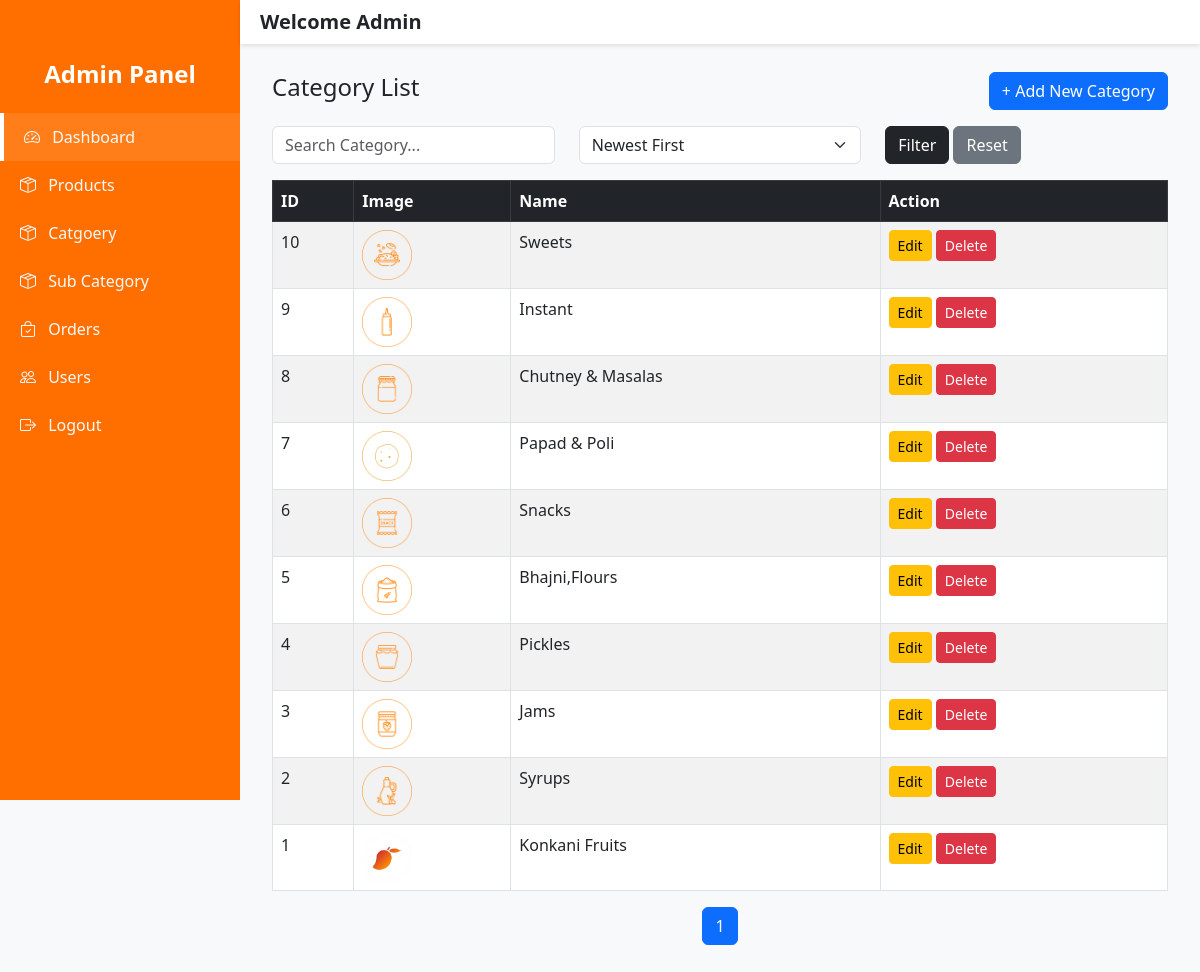
The app's page /admin/categoryList.php (signed in) with its own data.
### tables this page shows
CREATE TABLE `category_master` (
    `id` INT AUTO_INCREMENT PRIMARY KEY,
    `category_name` VARCHAR(255) NOT NULL,
    `category_image` VARCHAR(255) NOT NULL
);

### admin/categoryList.php (the view, shortened to what this page needs)
<?php
include('header.php');
$search = isset($_GET['search']) ? trim($_GET['search']) : '';
$sort = isset($_GET['sort']) ? $_GET['sort'] : 'id_desc';
$sort_column = 'id';
$sort_order = 'DESC';
$limit = 10;
$page = isset($_GET['page']) ? (int)$_GET['page'] : 1;
$offset = ($page - 1) * $limit;
$count_sql = "SELECT COUNT(*) as total FROM category_master WHERE category_name LIKE '%$search%'";
$count_result = mysqli_query($conn, $count_sql);
$total_rows = mysqli_fetch_assoc($count_result)['total'];
$total_pages = ceil($total_rows / $limit);
$query = "SELECT * FROM category_master
          WHERE category_name LIKE '%$search%'
          ORDER BY $sort_column $sort_order
          LIMIT $offset, $limit";
$result = mysqli_query($conn, $query);
?>
<div class="content pt-5">
    <div class="container mt-4">
        <div class="d-flex justify-content-between align-items-center mb-3">
            <h4>Category List</h4>
            <a href="categoryAdd.php" class="btn btn-primary">+ Add New Category</a>
        </div>
        <form class="row mb-3" method="GET">
            <div class="col-md-4">
                <input type="text" name="search" value="<?= htmlspecialchars($search) ?>" class="form-control" placeholder="Search Category...">
            </div>
            <div class="col-md-4">
                <select name="sort" class="form-select" onchange="this.form.submit()">
                    <option value="id_desc" <?= $sort == 'id_desc' ? 'selected' : '' ?>>Newest First</option>
                </select>
            </div>
            <div class="col-md-4">
                <button type="submit" class="btn btn-dark">Filter</button>
                <a href="categoryList.php" class="btn btn-secondary">Reset</a>
            </div>
        </form>
        <div class="table-responsive">
        <table class="table table-bordered table-striped">
            <thead class="table-dark">
                <tr>
                    <th>ID</th>
                    <th>Image</th>
                    <th>Name</th>
                    <th>Action</th>
                </tr>
            </thead>
            <tbody>
                <?php if (mysqli_num_rows($result) > 0): ?>
                    <?php while ($row = mysqli_fetch_assoc($result)): ?>
                        <tr>
                            <td><?= $row['id'] ?></td>
                            <td><img src="./uploads/category/<?= $row['id'] ?>/<?= $row['category_image'] ?>" width="50"></td>
                            <td><?= $row['category_name'] ?></td>
                            <td>
                                <a href="categoryEdit.php?id=<?= $row['id'] ?>" class="btn btn-sm btn-warning">Edit</a>
                                <a href="categoryDeleteBackend.php?id=<?= $row['id'] ?>" class="btn btn-sm btn-danger" onclick="return confirm('Delete this category?')">Delete</a>
                            </td>
                        </tr>
                    <?php endwhile; ?>
                <?php else: ?>
                    <tr><td colspan="4" class="text-center">No categories found.</td></tr>
                <?php endif; ?>
            </tbody>
        </table>
        </div>
        <nav>
            <ul class="pagination justify-content-center">
                <?php for ($i = 1; $i <= $total_pages; $i++): ?>
                    <li class="page-item <?= $i == $page ? 'active' : '' ?>">
                        <a class="page-link" href="?search=<?= urlencode($search) ?>&sort=<?= $sort ?>&page=<?= $i ?>"><?= $i ?></a>
                    </li>
                <?php endfor; ?>
            </ul>
        </nav>
    </div>
</div>
<?php include('footer.php'); ?>

### admin/header.php (style rules this page uses)
body { font-family: 'Segoe UI', sans-serif; background-color: #f8f9fa; overflow-x: hidden; }
.content { margin-left: 240px; padding: 20px; transition: margin-left 0.3s ease; }

### records on screen
category_master: id "10", category_image (picture), category_name "Sweets"
category_master: id "9", category_image (picture), category_name "Instant"
category_master: id "8", category_image (picture), category_name "Chutney & Masalas"
category_master: id "7", category_image (picture), category_name "Papad & Poli"
category_master: id "6", category_image (picture), category_name "Snacks"
category_master: id "5", category_image (picture), category_name "Bhajni,Flours"
category_master: id "4", category_image (picture), category_name "Pickles"
category_master: id "3", category_image (picture), category_name "Jams"
category_master: id "2", category_image (picture), category_name "Syrups"
category_master: id "1", category_image (picture), category_name "Konkani Fruits"
